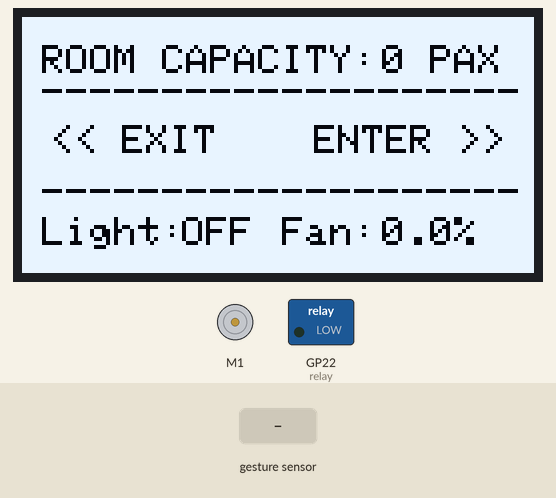
A program run on a simulated Raspberry Pi Pico running CircuitPython. Shown: DC motor (green arrow = forward, orange = backward, longer = faster), 128×64 one-colour display, switched loads named in the program (green lamp = pin HIGH). The test bench sets the inputs (shaded band).

Above: at 1.3 s.
1.4 s: hand swiped right over the gesture sensor
At 1.9 s:
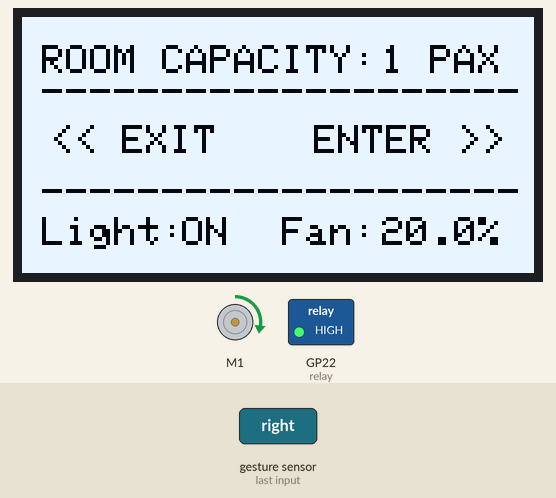
2.9 s: hand swiped right over the gesture sensor
At 3.7 s:
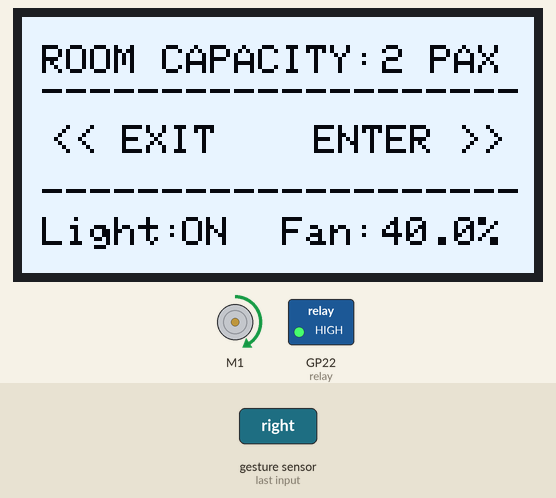
4.4 s: hand swiped right over the gesture sensor
At 4.7 s:
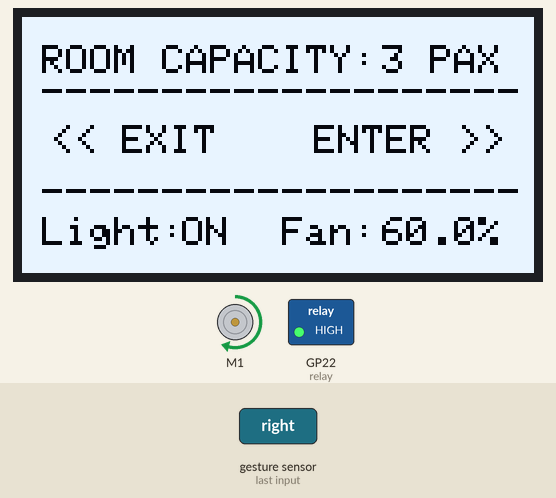
5.9 s: hand swiped left over the gesture sensor
At 7.1 s:
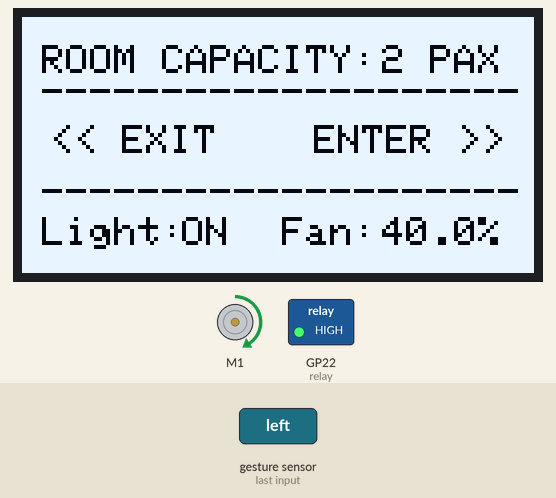
Timing chart, 0 to 8.4 s (numbered marks = the images above; inputs shaded):
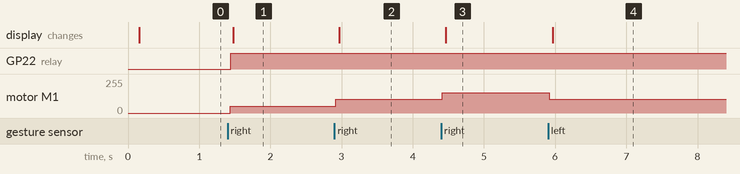

The program:

PROJECT_SMART_CLASSROOM.py
```python
import board, digitalio, busio, adafruit_ssd1306
from pwmio import PWMOut
from adafruit_motor import motor
from adafruit_apds9960.apds9960 import APDS9960

i2c = busio.I2C(board.GP5, board.GP4)
apds = APDS9960(i2c)
PWM_M1A = PWMOut(board.GP10, frequency=10000)
PWM_M1B = PWMOut(board.GP11, frequency=10000)
motor_instance = motor.DCMotor(PWM_M1A, PWM_M1B)
oled = adafruit_ssd1306.SSD1306_I2C(128, 64, i2c)
relay = digitalio.DigitalInOut(board.GP22)
relay.direction = digitalio.Direction.OUTPUT

apds.enable_gesture = True
apds.enable_proximity = True

class_num = 0
current_speed = 0.0

oled.invert(True)
oled.text("--------------------", 5, 15, 1)
oled.text("--------------------", 5, 40, 1)
oled.text("ROOM CAPACITY: ", 5, 7, 1)
oled.text("Light:", 5, 50, 1)
oled.text("Fan:", 65, 50, 1)
oled.text("<< EXIT    ENTER >>", 7, 27, 1)

def handle_gesture():
    global class_num, current_speed

    oled.fill_rect(90, 7, 35, 7, 0)
    oled.fill_rect(40, 50, 20, 7, 0)
    oled.fill_rect(90, 50, 35, 7, 0)
    gesture = apds.gesture()

    if gesture == 3:
        class_num = max(0, class_num - 1)
    elif gesture == 4:
        class_num = min(5, class_num + 1)

    current_speed = class_num * 0.2
    motor_instance.throttle = current_speed
    oled.text("{}%".format(current_speed * 100), 90, 50, 1)

    relay.value = class_num > 0
    oled.text("ON" if class_num > 0 else "OFF", 40, 50, 1)

    class_status = f"{class_num} PAX" if class_num < 5 else "FULL"
    oled.text(class_status, 90, 7, 1)
    oled.show()

try:
    while True:
        handle_gesture()

finally:
    oled.fill(1)
    oled.show()
    print("deinit I2C")
    i2c.deinit()
```

Measured:
- after the input at 1.4 s, GP22 (relay): LOW → HIGH at once; motor M1: stopped → forward 51/255 at once; the display: changes after 0.08 s (image 1)
- after the input at 2.9 s, motor M1: forward 51/255 → forward 102/255 at once; the display: changes after 0.06 s (image 2)
- after the input at 4.4 s, motor M1: forward 102/255 → forward 153/255 at once; the display: changes after 0.06 s (image 3)
- after the input at 5.9 s, motor M1: forward 153/255 → forward 102/255 at once; the display: changes after 0.06 s (image 4)
